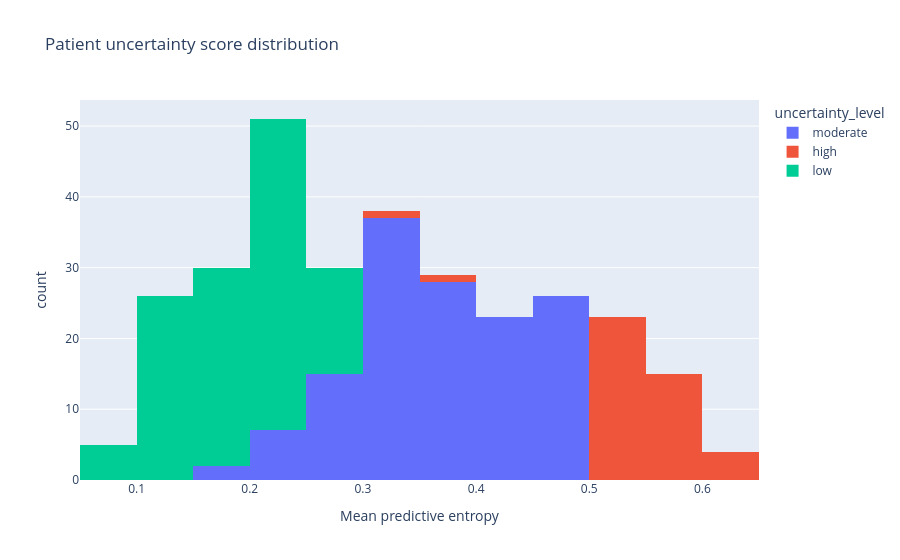

Source (notebook cell):
### Markdown cell above
# 16. Uncertainty Estimation

Patient uncertainty combines predictive entropy, confidence, top-two margin,
and conformal set size. Low uncertainty suggests a comparatively stable model
output; high uncertainty indicates that manual review or confirmatory testing
should receive greater priority.

### Code cell
uncertainty = read_table("patient_uncertainty_scores.csv")
display(uncertainty["uncertainty_level"].value_counts().rename_axis("level").reset_index(name="patients"))
px.histogram(
    uncertainty,
    x="mean_entropy",
    color="uncertainty_level",
    nbins=25,
    title="Patient uncertainty score distribution",
    labels={"mean_entropy": "Mean predictive entropy", "count": "Patients"},
).show()

### Figure 1 — Plotly figure (JSON) as saved in the notebook; plotly's stock layout.template omitted (floating-point values rounded to 4 significant figures; data arrays with more than 128 entries replaced by an {"elided": "..."} marker saying what was removed)
{"data": [{"bingroup": "x", "hovertemplate": "uncertainty_level=moderate<br>Mean predictive entropy=%{x}<br>count=%{y}<extra></extra>", "legendgroup": "moderate", "marker": {"color": "#636efa", "pattern": {"shape": ""}}, "name": "moderate", "nbinsx": 25, "orientation": "v", "showlegend": true, "type": "histogram", "x": {"elided": "138 float values"}, "xaxis": "x", "yaxis": "y"}, {"bingroup": "x", "hovertemplate": "uncertainty_level=high<br>Mean predictive entropy=%{x}<br>count=%{y}<extra></extra>", "legendgroup": "high", "marker": {"color": "#EF553B", "pattern": {"shape": ""}}, "name": "high", "nbinsx": 25, "orientation": "v", "showlegend": true, "type": "histogram", "x": [0.5449, 0.5964, 0.5186, 0.5113, 0.5225, 0.5424, 0.5042, 0.5074, 0.558, 0.5307, 0.5468, 0.5514, 0.5516, 0.5535, 0.5445, 0.5261, 0.5488, 0.5237, 0.5797, 0.639, 0.5643, 0.5935, 0.5794, 0.6072, 0.514, 0.564, 0.5094, 0.5511, 0.5302, 0.5224, 0.5259, 0.6242, 0.5553, 0.5282, 0.5303, 0.5726, 0.6102, 0.5481, 0.5303, 0.5679, 0.5588, 0.3985, 0.3364, 0.5059], "xaxis": "x", "yaxis": "y"}, {"bingroup": "x", "hovertemplate": "uncertainty_level=low<br>Mean predictive entropy=%{x}<br>count=%{y}<extra></extra>", "legendgroup": "low", "marker": {"color": "#00cc96", "pattern": {"shape": ""}}, "name": "low", "nbinsx": 25, "orientation": "v", "showlegend": true, "type": "histogram", "x": [0.2345, 0.2009, 0.1234, 0.1754, 0.262, 0.2076, 0.2363, 0.124, 0.2153, 0.1229, 0.1878, 0.1132, 0.1037, 0.0914, 0.1685, 0.2328, 0.1236, 0.1879, 0.123, 0.0576, 0.2338, 0.1017, 0.1901, 0.1133, 0.1373, 0.1233, 0.0909, 0.1163, 0.1196, 0.2367, 0.1136, 0.2577, 0.228, 0.14, 0.2386, 0.1695, 0.2657, 0.1598, 0.1241, 0.138, 0.163, 0.1179, 0.2596, 0.248, 0.2276, 0.1875, 0.2451, 0.1106, 0.0906, 0.1846, 0.2492, 0.2399, 0.2217, 0.163, 0.2627, 0.2164, 0.1987, 0.1702, 0.1821, 0.1792, 0.175, 0.2389, 0.2647, 0.2366, 0.2569, 0.2571, 0.199, 0.1607, 0.1854, 0.1351, 0.1334, 0.2477, 0.1853, 0.253, 0.2533, 0.2429, 0.129, 0.24, 0.2431, 0.2415, 0.249, 0.2508, 0.0611, 0.2442, 0.2244, 0.2498, 0.2333, 0.2288, 0.202, 0.1964, 0.2144, 0.2393, 0.1891, 0.1897, 0.1089, 0.2484, 0.1772, 0.2482, 0.2503, 0.1967, 0.2332, 0.232, 0.2587, 0.1582, 0.223, 0.2477, 0.2066, 0.2749, 0.1351, 0.2344, 0.2601, 0.1634, 0.2317, 0.1293, 0.2332, 0.1709, 0.1161, 0.2361], "xaxis": "x", "yaxis": "y"}], "layout": {"barmode": "relative", "legend": {"title": {"text": "uncertainty_level"}, "tracegroupgap": 0}, "title": {"text": "Patient uncertainty score distribution"}, "xaxis": {"anchor": "y", "domain": [0.0, 1.0], "title": {"text": "Mean predictive entropy"}}, "yaxis": {"anchor": "x", "domain": [0.0, 1.0], "title": {"text": "count"}}}}
